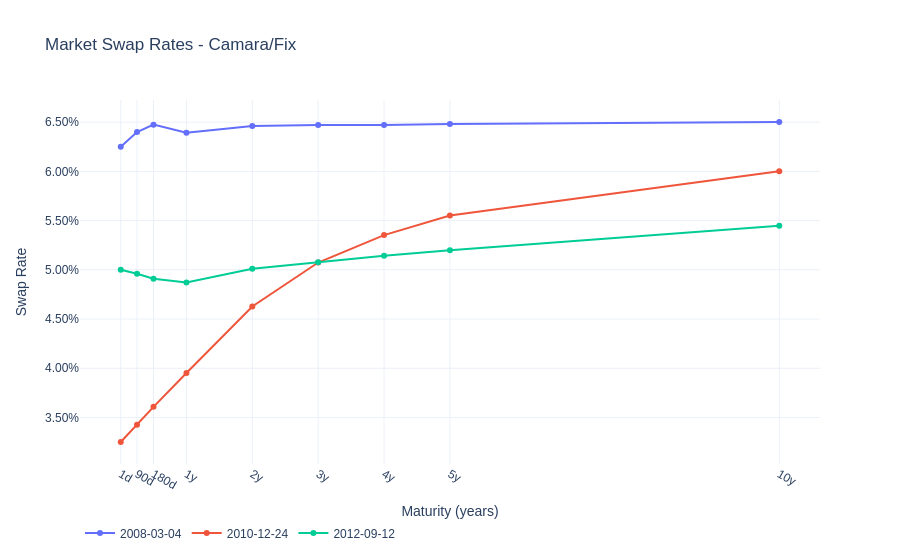

This figure's notebook cell:
### Code cell
fig = go.Figure()
sample = market_rates_df.sample(3, random_state=1)
for date, row in sample.iterrows():
    tenors_years = np.array([str_tenor_to_days(c) for c in row.index]) / 360
    fig.add_trace(go.Scatter(x=tenors_years, y=row.values, mode='lines+markers', name=str(date.date())))

fig.update_xaxes(ticktext=market_rates_df.columns, tickvals=tenors_years)
fig.update_yaxes(tickformat=".2%")
apply_style(fig, title="Market Swap Rates - Camara/Fix", x_title="Maturity (years)", y_title="Swap Rate")
fig.show()

### Figure 1 — Plotly figure (JSON) as saved in the notebook; plotly's stock layout.template omitted (floating-point values rounded to 4 significant figures)
{"data": [{"mode": "lines+markers", "name": "2008-03-04", "type": "scatter", "x": [0.002778, 0.25, 0.5, 1.0, 2.0, 3.0, 4.0, 5.0, 10.0], "y": [0.0625, 0.06399, 0.06475, 0.06392, 0.06461, 0.06471, 0.06471, 0.06482, 0.06502]}, {"mode": "lines+markers", "name": "2010-12-24", "type": "scatter", "x": [0.002778, 0.25, 0.5, 1.0, 2.0, 3.0, 4.0, 5.0, 10.0], "y": [0.0325, 0.03425, 0.03607, 0.03951, 0.04627, 0.05074, 0.05353, 0.05551, 0.06002]}, {"mode": "lines+markers", "name": "2012-09-12", "type": "scatter", "x": [0.002778, 0.25, 0.5, 1.0, 2.0, 3.0, 4.0, 5.0, 10.0], "y": [0.05, 0.0496, 0.0491, 0.0487, 0.0501, 0.05076, 0.05142, 0.05198, 0.05447]}], "layout": {"autosize": true, "font": {"family": "Arial", "size": 12}, "legend": {"orientation": "h", "x": 0, "xanchor": "left", "y": -0.15, "yanchor": "top"}, "title": {"text": "Market Swap Rates - Camara/Fix", "xanchor": "left"}, "xaxis": {"showgrid": true, "ticktext": ["1d", "90d", "180d", "1y", "2y", "3y", "4y", "5y", "10y"], "tickvals": [0.002778, 0.25, 0.5, 1.0, 2.0, 3.0, 4.0, 5.0, 10.0], "title": {"text": "Maturity (years)"}, "zeroline": false}, "yaxis": {"showgrid": true, "tickformat": ".2%", "title": {"text": "Swap Rate"}, "zeroline": false}}}
